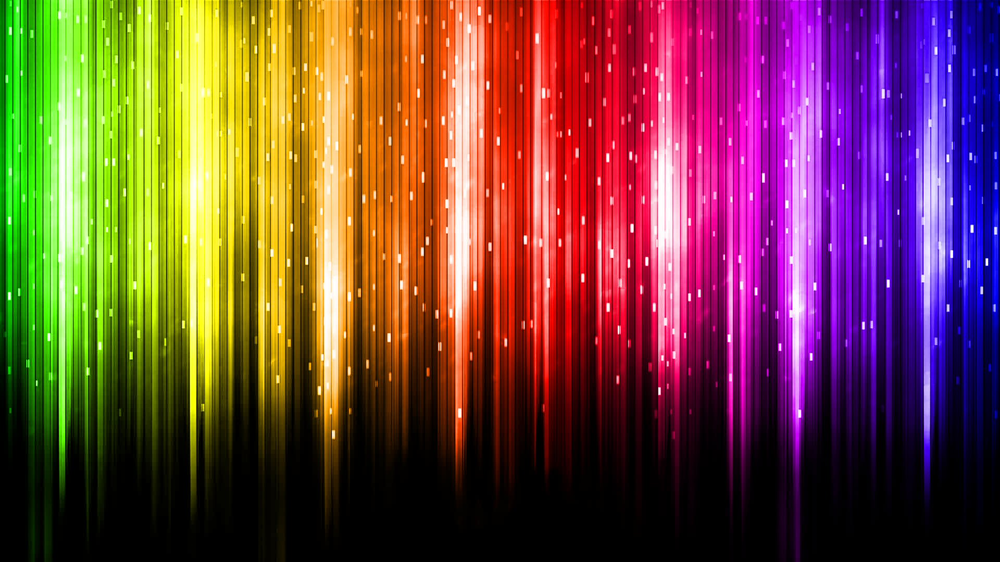
#> input picture lab_01/src/pic1.png, 1000 x 562 px, shrunk from 1920 x 1080 before the run
$ python Lab1_img.py
#> lines starting #> are read from the running program, lines starting #| are printed output that depends on the picture
import numpy as np
import matplotlib.pyplot as plt
import cv2

img1 = plt.imread('./src/pic1.png')
#> img1 is the input picture: shape (562, 1000, 3) float32; mean R, G, B 0.459, 0.274, 0.244

# print(img1.dtype)
# print(img1.shape)

img2 = cv2.imread('./src/pic2.jpg')
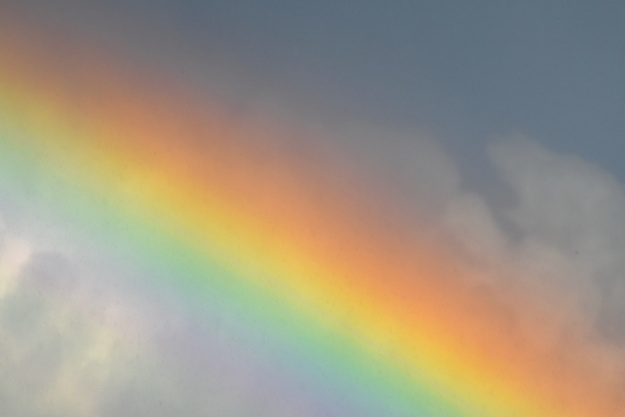
#> input picture lab_01/src/pic2.jpg, 625 x 417 px, shrunk from 1200 x 800 before the run
#> img2 is the input picture: shape (417, 625, 3); mean B, G, R 131.9, 150.3, 159.6

# [11 lines of commented-out code are left out]

img_GRAY = cv2.cvtColor(img2, cv2.cv2.COLOR_BGR2GRAY)
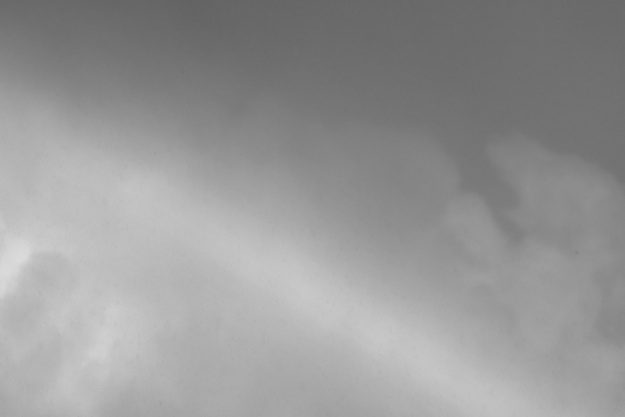
#> img_GRAY: shape (417, 625); min 98, max 219, mean 151
img_RGB = cv2.cvtColor(img2, cv2.COLOR_BGR2RGB)

COLOR_R = img_RGB[:, :, 0:1].copy()
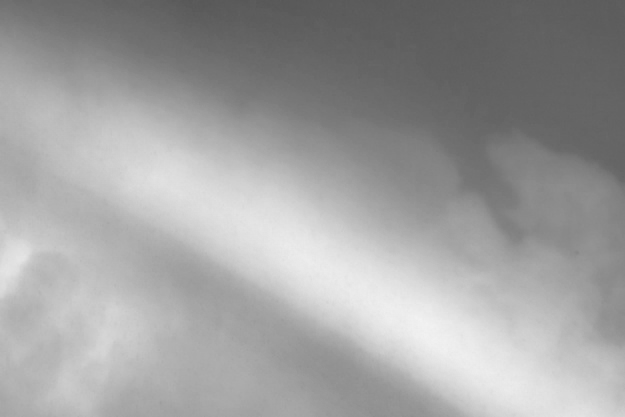
#> COLOR_R: shape (417, 625, 1); min 87, max 243, mean 159.6
COLOR_G = img_RGB[:, :, 1:2].copy()
COLOR_B = img_RGB[:, :, 2:].copy()
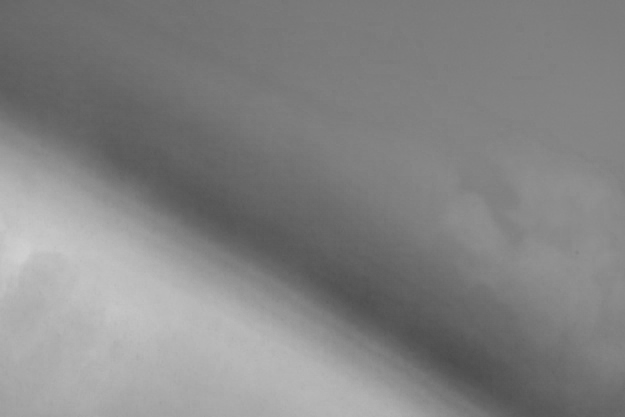
#> COLOR_B: shape (417, 625, 1); min 75, max 208, mean 131.9

#> (the run stopped early here; a loop or call above may not have finished)
